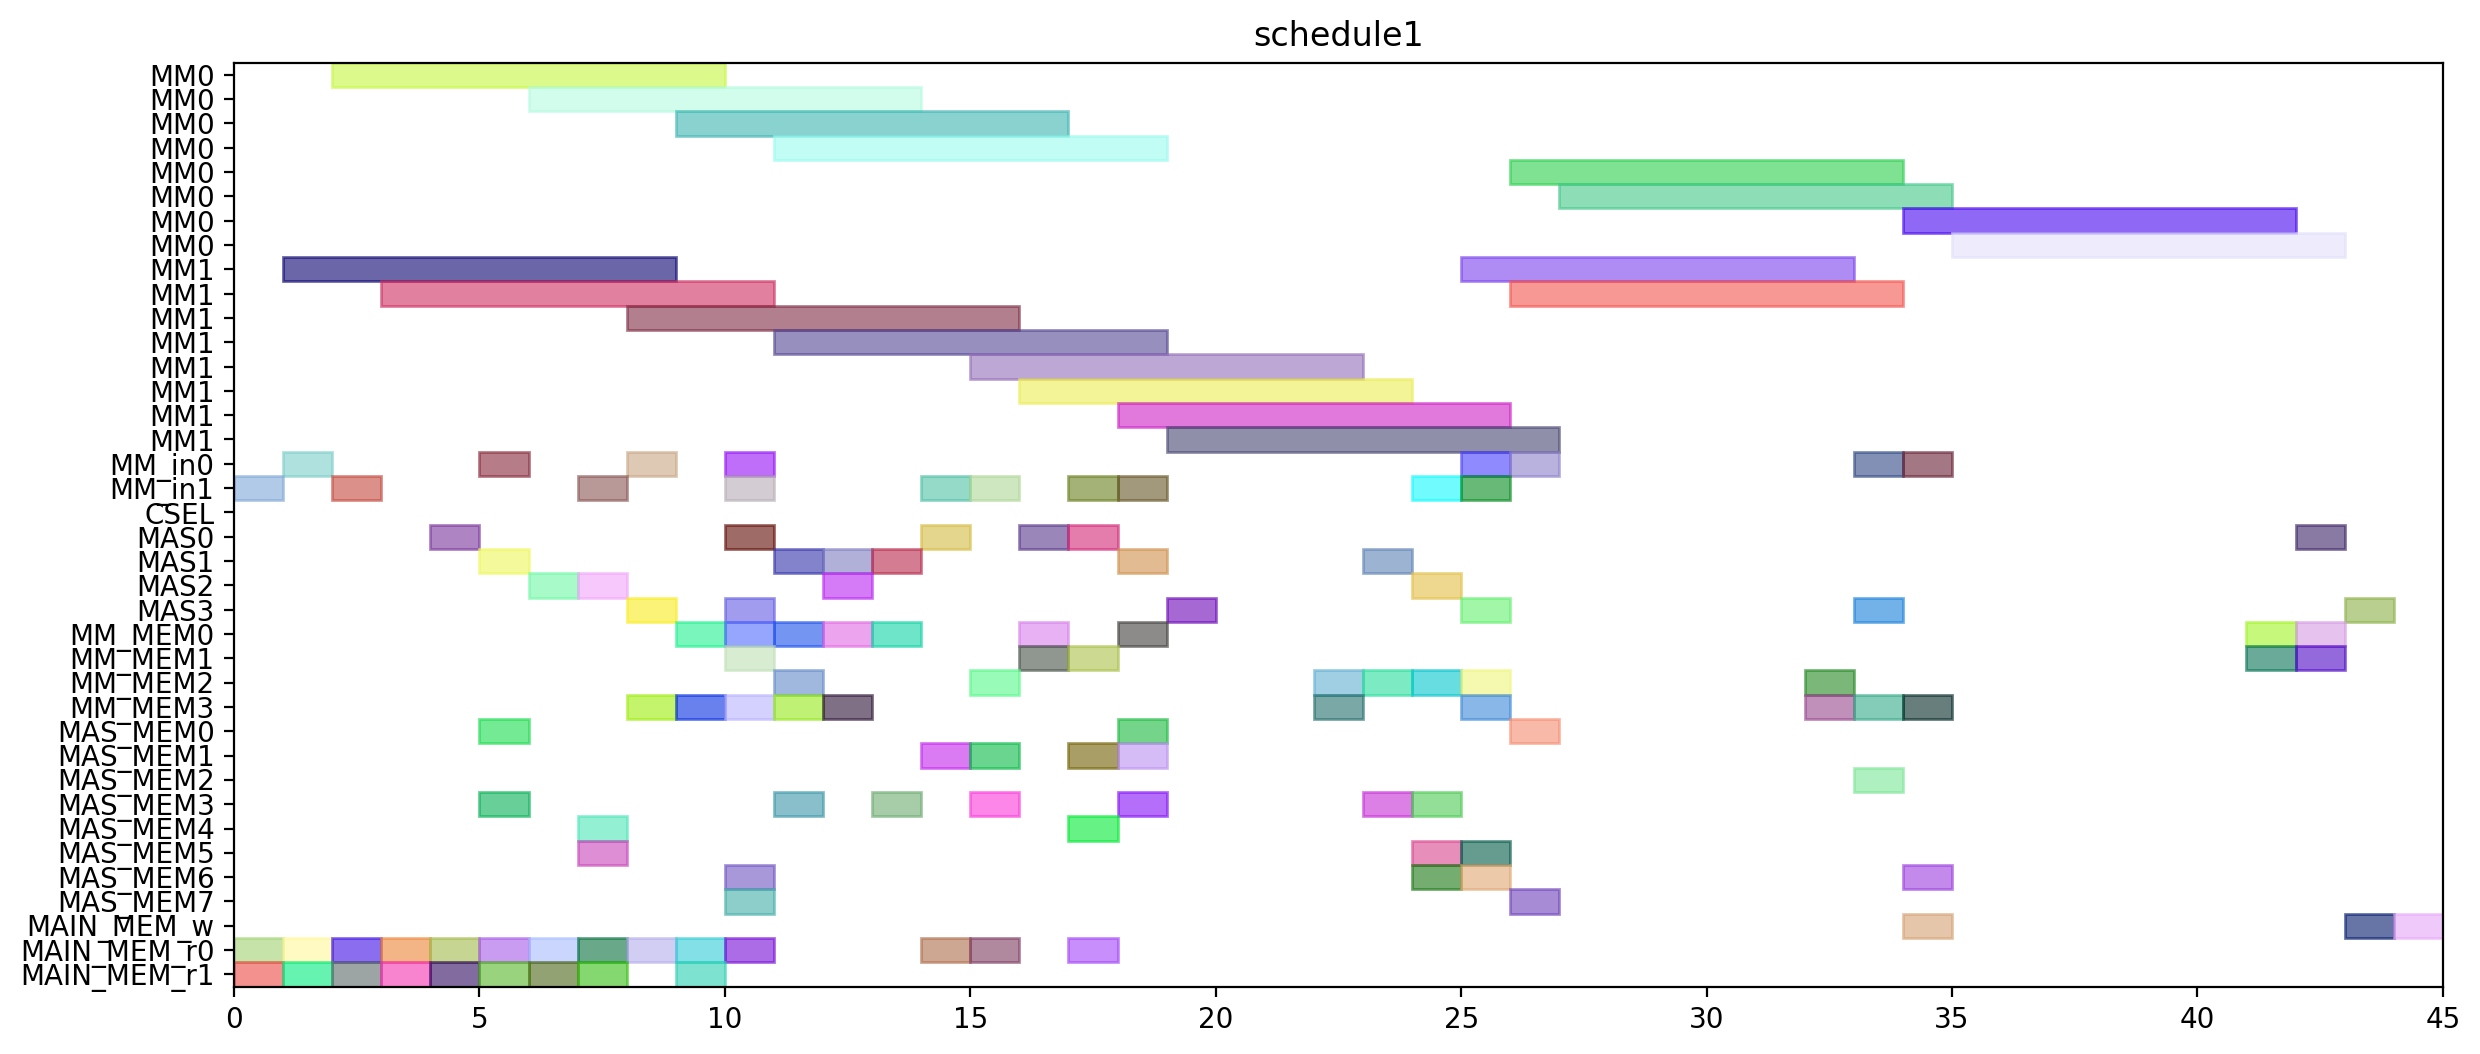

Recreate this plot in Python.
from pyschedule import Scenario, solvers, plotters, alt


def solve():
	horizon = 154
	S = Scenario("schedule1", horizon=horizon)

	# resource
	MM = S.Resources('MM', num=2, size=8)
	MM_in = S.Resources('MM_in', num=2)
	CSEL = S.Resource('CSEL')
	MAS = S.Resources('MAS', num=4, size=1, periods=range(1, horizon))
	MM_MEM = S.Resources('MM_MEM', num=4)
	MAS_MEM = S.Resources('MAS_MEM', num=8)
	MAIN_MEM_w = S.Resource('MAIN_MEM_w', size=1)
	MAIN_MEM_r = S.Resources('MAIN_MEM_r', num=2)

	# result of previous scheduling
	t2_in = S.Task('t2_in', length=1, delay_cost=1)
	S += t2_in >= 0
	t2_in += MM_in[1]

	t2_mem0 = S.Task('t2_mem0', length=1, delay_cost=1)
	S += t2_mem0 >= 0
	t2_mem0 += MAIN_MEM_r[0]

	t2_mem1 = S.Task('t2_mem1', length=1, delay_cost=1)
	S += t2_mem1 >= 0
	t2_mem1 += MAIN_MEM_r[1]

	t0_in = S.Task('t0_in', length=1, delay_cost=1)
	S += t0_in >= 1
	t0_in += MM_in[0]

	t0_mem0 = S.Task('t0_mem0', length=1, delay_cost=1)
	S += t0_mem0 >= 1
	t0_mem0 += MAIN_MEM_r[0]

	t0_mem1 = S.Task('t0_mem1', length=1, delay_cost=1)
	S += t0_mem1 >= 1
	t0_mem1 += MAIN_MEM_r[1]

	t2 = S.Task('t2', length=8, delay_cost=1)
	S += t2 >= 1
	t2 += MM[1]

	t0 = S.Task('t0', length=8, delay_cost=1)
	S += t0 >= 2
	t0 += MM[0]

	t1_in = S.Task('t1_in', length=1, delay_cost=1)
	S += t1_in >= 2
	t1_in += MM_in[1]

	t1_mem0 = S.Task('t1_mem0', length=1, delay_cost=1)
	S += t1_mem0 >= 2
	t1_mem0 += MAIN_MEM_r[0]

	t1_mem1 = S.Task('t1_mem1', length=1, delay_cost=1)
	S += t1_mem1 >= 2
	t1_mem1 += MAIN_MEM_r[1]

	t1 = S.Task('t1', length=8, delay_cost=1)
	S += t1 >= 3
	t1 += MM[1]

	t8_mem0 = S.Task('t8_mem0', length=1, delay_cost=1)
	S += t8_mem0 >= 3
	t8_mem0 += MAIN_MEM_r[0]

	t8_mem1 = S.Task('t8_mem1', length=1, delay_cost=1)
	S += t8_mem1 >= 3
	t8_mem1 += MAIN_MEM_r[1]

	t8 = S.Task('t8', length=1, delay_cost=1)
	S += t8 >= 4
	t8 += MAS[0]

	t9_mem0 = S.Task('t9_mem0', length=1, delay_cost=1)
	S += t9_mem0 >= 4
	t9_mem0 += MAIN_MEM_r[0]

	t9_mem1 = S.Task('t9_mem1', length=1, delay_cost=1)
	S += t9_mem1 >= 4
	t9_mem1 += MAIN_MEM_r[1]

	t10_in = S.Task('t10_in', length=1, delay_cost=1)
	S += t10_in >= 5
	t10_in += MM_in[0]

	t10_mem0 = S.Task('t10_mem0', length=1, delay_cost=1)
	S += t10_mem0 >= 5
	t10_mem0 += MAS_MEM[0]

	t10_mem1 = S.Task('t10_mem1', length=1, delay_cost=1)
	S += t10_mem1 >= 5
	t10_mem1 += MAS_MEM[3]

	t4_mem0 = S.Task('t4_mem0', length=1, delay_cost=1)
	S += t4_mem0 >= 5
	t4_mem0 += MAIN_MEM_r[0]

	t4_mem1 = S.Task('t4_mem1', length=1, delay_cost=1)
	S += t4_mem1 >= 5
	t4_mem1 += MAIN_MEM_r[1]

	t9 = S.Task('t9', length=1, delay_cost=1)
	S += t9 >= 5
	t9 += MAS[1]

	t10 = S.Task('t10', length=8, delay_cost=1)
	S += t10 >= 6
	t10 += MM[0]

	t3_mem0 = S.Task('t3_mem0', length=1, delay_cost=1)
	S += t3_mem0 >= 6
	t3_mem0 += MAIN_MEM_r[0]

	t3_mem1 = S.Task('t3_mem1', length=1, delay_cost=1)
	S += t3_mem1 >= 6
	t3_mem1 += MAIN_MEM_r[1]

	t4 = S.Task('t4', length=1, delay_cost=1)
	S += t4 >= 6
	t4 += MAS[2]

	t14_mem0 = S.Task('t14_mem0', length=1, delay_cost=1)
	S += t14_mem0 >= 7
	t14_mem0 += MAIN_MEM_r[0]

	t14_mem1 = S.Task('t14_mem1', length=1, delay_cost=1)
	S += t14_mem1 >= 7
	t14_mem1 += MAIN_MEM_r[1]

	t3 = S.Task('t3', length=1, delay_cost=1)
	S += t3 >= 7
	t3 += MAS[2]

	t5_in = S.Task('t5_in', length=1, delay_cost=1)
	S += t5_in >= 7
	t5_in += MM_in[1]

	t5_mem0 = S.Task('t5_mem0', length=1, delay_cost=1)
	S += t5_mem0 >= 7
	t5_mem0 += MAS_MEM[4]

	t5_mem1 = S.Task('t5_mem1', length=1, delay_cost=1)
	S += t5_mem1 >= 7
	t5_mem1 += MAS_MEM[5]

	t14 = S.Task('t14', length=1, delay_cost=1)
	S += t14 >= 8
	t14 += MAS[3]

	t26_in = S.Task('t26_in', length=1, delay_cost=1)
	S += t26_in >= 8
	t26_in += MM_in[0]

	t26_mem0 = S.Task('t26_mem0', length=1, delay_cost=1)
	S += t26_mem0 >= 8
	t26_mem0 += MAIN_MEM_r[0]

	t26_mem1 = S.Task('t26_mem1', length=1, delay_cost=1)
	S += t26_mem1 >= 8
	t26_mem1 += MM_MEM[3]

	t5 = S.Task('t5', length=8, delay_cost=1)
	S += t5 >= 8
	t5 += MM[1]

	t13_mem0 = S.Task('t13_mem0', length=1, delay_cost=1)
	S += t13_mem0 >= 9
	t13_mem0 += MAIN_MEM_r[0]

	t13_mem1 = S.Task('t13_mem1', length=1, delay_cost=1)
	S += t13_mem1 >= 9
	t13_mem1 += MAIN_MEM_r[1]

	t16_mem0 = S.Task('t16_mem0', length=1, delay_cost=1)
	S += t16_mem0 >= 9
	t16_mem0 += MM_MEM[0]

	t16_mem1 = S.Task('t16_mem1', length=1, delay_cost=1)
	S += t16_mem1 >= 9
	t16_mem1 += MM_MEM[3]

	t26 = S.Task('t26', length=8, delay_cost=1)
	S += t26 >= 9
	t26 += MM[0]

	t13 = S.Task('t13', length=1, delay_cost=1)
	S += t13 >= 10
	t13 += MAS[3]

	t15_in = S.Task('t15_in', length=1, delay_cost=1)
	S += t15_in >= 10
	t15_in += MM_in[0]

	t15_mem0 = S.Task('t15_mem0', length=1, delay_cost=1)
	S += t15_mem0 >= 10
	t15_mem0 += MAS_MEM[6]

	t15_mem1 = S.Task('t15_mem1', length=1, delay_cost=1)
	S += t15_mem1 >= 10
	t15_mem1 += MAS_MEM[7]

	t16 = S.Task('t16', length=1, delay_cost=1)
	S += t16 >= 10
	t16 += MAS[0]

	t19_in = S.Task('t19_in', length=1, delay_cost=1)
	S += t19_in >= 10
	t19_in += MM_in[1]

	t19_mem0 = S.Task('t19_mem0', length=1, delay_cost=1)
	S += t19_mem0 >= 10
	t19_mem0 += MAIN_MEM_r[0]

	t19_mem1 = S.Task('t19_mem1', length=1, delay_cost=1)
	S += t19_mem1 >= 10
	t19_mem1 += MM_MEM[3]

	t24_mem0 = S.Task('t24_mem0', length=1, delay_cost=1)
	S += t24_mem0 >= 10
	t24_mem0 += MM_MEM[0]

	t24_mem1 = S.Task('t24_mem1', length=1, delay_cost=1)
	S += t24_mem1 >= 10
	t24_mem1 += MM_MEM[1]

	t11_mem0 = S.Task('t11_mem0', length=1, delay_cost=1)
	S += t11_mem0 >= 11
	t11_mem0 += MM_MEM[2]

	t11_mem1 = S.Task('t11_mem1', length=1, delay_cost=1)
	S += t11_mem1 >= 11
	t11_mem1 += MM_MEM[3]

	t15 = S.Task('t15', length=8, delay_cost=1)
	S += t15 >= 11
	t15 += MM[0]

	t19 = S.Task('t19', length=8, delay_cost=1)
	S += t19 >= 11
	t19 += MM[1]

	t24 = S.Task('t24', length=1, delay_cost=1)
	S += t24 >= 11
	t24 += MAS[1]

	t25_mem0 = S.Task('t25_mem0', length=1, delay_cost=1)
	S += t25_mem0 >= 11
	t25_mem0 += MM_MEM[0]

	t25_mem1 = S.Task('t25_mem1', length=1, delay_cost=1)
	S += t25_mem1 >= 11
	t25_mem1 += MAS_MEM[3]

	t11 = S.Task('t11', length=1, delay_cost=1)
	S += t11 >= 12
	t11 += MAS[1]

	t25 = S.Task('t25', length=1, delay_cost=1)
	S += t25 >= 12
	t25 += MAS[2]

	t6_mem0 = S.Task('t6_mem0', length=1, delay_cost=1)
	S += t6_mem0 >= 12
	t6_mem0 += MM_MEM[0]

	t6_mem1 = S.Task('t6_mem1', length=1, delay_cost=1)
	S += t6_mem1 >= 12
	t6_mem1 += MM_MEM[3]

	t12_mem0 = S.Task('t12_mem0', length=1, delay_cost=1)
	S += t12_mem0 >= 13
	t12_mem0 += MM_MEM[0]

	t12_mem1 = S.Task('t12_mem1', length=1, delay_cost=1)
	S += t12_mem1 >= 13
	t12_mem1 += MAS_MEM[3]

	t6 = S.Task('t6', length=1, delay_cost=1)
	S += t6 >= 13
	t6 += MAS[1]

	t12 = S.Task('t12', length=1, delay_cost=1)
	S += t12 >= 14
	t12 += MAS[0]

	t18_in = S.Task('t18_in', length=1, delay_cost=1)
	S += t18_in >= 14
	t18_in += MM_in[1]

	t18_mem0 = S.Task('t18_mem0', length=1, delay_cost=1)
	S += t18_mem0 >= 14
	t18_mem0 += MAIN_MEM_r[0]

	t18_mem1 = S.Task('t18_mem1', length=1, delay_cost=1)
	S += t18_mem1 >= 14
	t18_mem1 += MAS_MEM[1]

	t18 = S.Task('t18', length=8, delay_cost=1)
	S += t18 >= 15
	t18 += MM[1]

	t27_in = S.Task('t27_in', length=1, delay_cost=1)
	S += t27_in >= 15
	t27_in += MM_in[1]

	t27_mem0 = S.Task('t27_mem0', length=1, delay_cost=1)
	S += t27_mem0 >= 15
	t27_mem0 += MAIN_MEM_r[0]

	t27_mem1 = S.Task('t27_mem1', length=1, delay_cost=1)
	S += t27_mem1 >= 15
	t27_mem1 += MAS_MEM[1]

	t7_mem0 = S.Task('t7_mem0', length=1, delay_cost=1)
	S += t7_mem0 >= 15
	t7_mem0 += MM_MEM[2]

	t7_mem1 = S.Task('t7_mem1', length=1, delay_cost=1)
	S += t7_mem1 >= 15
	t7_mem1 += MAS_MEM[3]

	t27 = S.Task('t27', length=8, delay_cost=1)
	S += t27 >= 16
	t27 += MM[1]

	t29_mem0 = S.Task('t29_mem0', length=1, delay_cost=1)
	S += t29_mem0 >= 16
	t29_mem0 += MM_MEM[0]

	t29_mem1 = S.Task('t29_mem1', length=1, delay_cost=1)
	S += t29_mem1 >= 16
	t29_mem1 += MM_MEM[1]

	t7 = S.Task('t7', length=1, delay_cost=1)
	S += t7 >= 16
	t7 += MAS[0]

	t28_mem0 = S.Task('t28_mem0', length=1, delay_cost=1)
	S += t28_mem0 >= 17
	t28_mem0 += MAS_MEM[4]

	t28_mem1 = S.Task('t28_mem1', length=1, delay_cost=1)
	S += t28_mem1 >= 17
	t28_mem1 += MM_MEM[1]

	t29 = S.Task('t29', length=1, delay_cost=1)
	S += t29 >= 17
	t29 += MAS[0]

	t30_in = S.Task('t30_in', length=1, delay_cost=1)
	S += t30_in >= 17
	t30_in += MM_in[1]

	t30_mem0 = S.Task('t30_mem0', length=1, delay_cost=1)
	S += t30_mem0 >= 17
	t30_mem0 += MAIN_MEM_r[0]

	t30_mem1 = S.Task('t30_mem1', length=1, delay_cost=1)
	S += t30_mem1 >= 17
	t30_mem1 += MAS_MEM[1]

	t17_mem0 = S.Task('t17_mem0', length=1, delay_cost=1)
	S += t17_mem0 >= 18
	t17_mem0 += MM_MEM[0]

	t17_mem1 = S.Task('t17_mem1', length=1, delay_cost=1)
	S += t17_mem1 >= 18
	t17_mem1 += MAS_MEM[1]

	t28 = S.Task('t28', length=1, delay_cost=1)
	S += t28 >= 18
	t28 += MAS[1]

	t30 = S.Task('t30', length=8, delay_cost=1)
	S += t30 >= 18
	t30 += MM[1]

	t35_in = S.Task('t35_in', length=1, delay_cost=1)
	S += t35_in >= 18
	t35_in += MM_in[1]

	t35_mem0 = S.Task('t35_mem0', length=1, delay_cost=1)
	S += t35_mem0 >= 18
	t35_mem0 += MAS_MEM[0]

	t35_mem1 = S.Task('t35_mem1', length=1, delay_cost=1)
	S += t35_mem1 >= 18
	t35_mem1 += MAS_MEM[3]

	t17 = S.Task('t17', length=1, delay_cost=1)
	S += t17 >= 19
	t17 += MAS[3]

	t35 = S.Task('t35', length=8, delay_cost=1)
	S += t35 >= 19
	t35 += MM[1]

	t20_mem0 = S.Task('t20_mem0', length=1, delay_cost=1)
	S += t20_mem0 >= 22
	t20_mem0 += MM_MEM[2]

	t20_mem1 = S.Task('t20_mem1', length=1, delay_cost=1)
	S += t20_mem1 >= 22
	t20_mem1 += MM_MEM[3]

	t20 = S.Task('t20', length=1, delay_cost=1)
	S += t20 >= 23
	t20 += MAS[1]

	t31_in = S.Task('t31_in', length=1, delay_cost=1)
	S += t31_in >= 25
	t31_in += MM_in[1]

	t31_mem0 = S.Task('t31_mem0', length=1, delay_cost=1)
	S += t31_mem0 >= 25
	t31_mem0 += MM_MEM[2]

	t31_mem1 = S.Task('t31_mem1', length=1, delay_cost=1)
	S += t31_mem1 >= 25
	t31_mem1 += MM_MEM[3]

	t31 = S.Task('t31', length=8, delay_cost=1)
	S += t31 >= 26
	t31 += MM[1]


	# new tasks
	t21 = S.Task('t21', length=1, delay_cost=1)
	t21 += alt(MAS)
	t21_mem0 = S.Task('t21_mem0', length=1, delay_cost=1)
	t21_mem0 += MM_MEM[2]
	S += 10 < t21_mem0
	S += t21_mem0 <= t21

	t21_mem1 = S.Task('t21_mem1', length=1, delay_cost=1)
	t21_mem1 += MAS_MEM[3]
	S += 23 < t21_mem1
	S += t21_mem1 <= t21

	t22 = S.Task('t22', length=1, delay_cost=1)
	t22 += alt(MAS)
	t22_mem0 = S.Task('t22_mem0', length=1, delay_cost=1)
	t22_mem0 += MM_MEM[2]
	S += 10 < t22_mem0
	S += t22_mem0 <= t22

	t22_mem1 = S.Task('t22_mem1', length=1, delay_cost=1)
	t22_mem1 += MAS_MEM[3]
	S += 23 < t22_mem1
	S += t22_mem1 <= t22

	t32 = S.Task('t32', length=8, delay_cost=1)
	t32 += alt(MM)
	t32_in = S.Task('t32_in', length=1, delay_cost=1)
	t32_in += alt(MM_in)
	S += t32_in*MM_in[0]<=t32*MM[0]
	S += t32_in*MM_in[1]<=t32*MM[1]
	t32_mem0 = S.Task('t32_mem0', length=1, delay_cost=1)
	t32_mem0 += MAS_MEM[2]
	S += 18 < t32_mem0
	S += t32_mem0 <= t32

	t32_mem1 = S.Task('t32_mem1', length=1, delay_cost=1)
	t32_mem1 += MM_MEM[3]
	S += 33 < t32_mem1
	S += t32_mem1 <= t32

	t33 = S.Task('t33', length=8, delay_cost=1)
	t33 += alt(MM)
	t33_in = S.Task('t33_in', length=1, delay_cost=1)
	t33_in += alt(MM_in)
	S += t33_in*MM_in[0]<=t33*MM[0]
	S += t33_in*MM_in[1]<=t33*MM[1]
	t33_mem0 = S.Task('t33_mem0', length=1, delay_cost=1)
	t33_mem0 += MAS_MEM[6]
	S += 19 < t33_mem0
	S += t33_mem0 <= t33

	t33_mem1 = S.Task('t33_mem1', length=1, delay_cost=1)
	t33_mem1 += MM_MEM[3]
	S += 33 < t33_mem1
	S += t33_mem1 <= t33

	t23 = S.Task('t23', length=8, delay_cost=1)
	t23 += alt(MM)
	t23_in = S.Task('t23_in', length=1, delay_cost=1)
	t23_in += alt(MM_in)
	S += t23_in*MM_in[0]<=t23*MM[0]
	S += t23_in*MM_in[1]<=t23*MM[1]
	t23_mem0 = S.Task('t23_mem0', length=1, delay_cost=1)
	t23_mem0 += alt(MAS_MEM)
	S += (t21*MAS[0])-1 < t23_mem0*MAS_MEM[0]
	S += (t21*MAS[1])-1 < t23_mem0*MAS_MEM[2]
	S += (t21*MAS[2])-1 < t23_mem0*MAS_MEM[4]
	S += (t21*MAS[3])-1 < t23_mem0*MAS_MEM[6]
	S += t23_mem0 <= t23

	t23_mem1 = S.Task('t23_mem1', length=1, delay_cost=1)
	t23_mem1 += alt(MAS_MEM)
	S += (t22*MAS[0])-1 < t23_mem1*MAS_MEM[1]
	S += (t22*MAS[1])-1 < t23_mem1*MAS_MEM[3]
	S += (t22*MAS[2])-1 < t23_mem1*MAS_MEM[5]
	S += (t22*MAS[3])-1 < t23_mem1*MAS_MEM[7]
	S += t23_mem1 <= t23

	t34 = S.Task('t34', length=8, delay_cost=1)
	t34 += alt(MM)
	t34_in = S.Task('t34_in', length=1, delay_cost=1)
	t34_in += alt(MM_in)
	S += t34_in*MM_in[0]<=t34*MM[0]
	S += t34_in*MM_in[1]<=t34*MM[1]
	t34_mem0 = S.Task('t34_mem0', length=1, delay_cost=1)
	t34_mem0 += MAS_MEM[0]
	S += 16 < t34_mem0
	S += t34_mem0 <= t34

	t34_mem1 = S.Task('t34_mem1', length=1, delay_cost=1)
	t34_mem1 += alt(MAS_MEM)
	S += (t21*MAS[0])-1 < t34_mem1*MAS_MEM[1]
	S += (t21*MAS[1])-1 < t34_mem1*MAS_MEM[3]
	S += (t21*MAS[2])-1 < t34_mem1*MAS_MEM[5]
	S += (t21*MAS[3])-1 < t34_mem1*MAS_MEM[7]
	S += t34_mem1 <= t34

	t36 = S.Task('t36', length=8, delay_cost=1)
	t36 += alt(MM)
	t36_in = S.Task('t36_in', length=1, delay_cost=1)
	t36_in += alt(MM_in)
	S += t36_in*MM_in[0]<=t36*MM[0]
	S += t36_in*MM_in[1]<=t36*MM[1]
	t36_mem0 = S.Task('t36_mem0', length=1, delay_cost=1)
	t36_mem0 += MAS_MEM[6]
	S += 19 < t36_mem0
	S += t36_mem0 <= t36

	t36_mem1 = S.Task('t36_mem1', length=1, delay_cost=1)
	t36_mem1 += alt(MAS_MEM)
	S += (t22*MAS[0])-1 < t36_mem1*MAS_MEM[1]
	S += (t22*MAS[1])-1 < t36_mem1*MAS_MEM[3]
	S += (t22*MAS[2])-1 < t36_mem1*MAS_MEM[5]
	S += (t22*MAS[3])-1 < t36_mem1*MAS_MEM[7]
	S += t36_mem1 <= t36

	PY_new = S.Task('PY_new', length=1, delay_cost=1)
	PY_new += alt(MAS)
	S += 0<PY_new

	PY_new_w = S.Task('PY_new_w', length=1, delay_cost=1)
	PY_new_w += alt(MAIN_MEM_w)
	S += PY_new <= PY_new_w

	PY_new_mem0 = S.Task('PY_new_mem0', length=1, delay_cost=1)
	PY_new_mem0 += alt(MM_MEM)
	S += (t23*MM[0])-1 < PY_new_mem0*MM_MEM[0]
	S += (t23*MM[1])-1 < PY_new_mem0*MM_MEM[2]
	S += PY_new_mem0 <= PY_new

	PY_new_mem1 = S.Task('PY_new_mem1', length=1, delay_cost=1)
	PY_new_mem1 += alt(MM_MEM)
	S += (t32*MM[0])-1 < PY_new_mem1*MM_MEM[1]
	S += (t32*MM[1])-1 < PY_new_mem1*MM_MEM[3]
	S += PY_new_mem1 <= PY_new

	PX_new = S.Task('PX_new', length=1, delay_cost=1)
	PX_new += alt(MAS)
	S += 0<PX_new

	PX_new_w = S.Task('PX_new_w', length=1, delay_cost=1)
	PX_new_w += alt(MAIN_MEM_w)
	S += PX_new <= PX_new_w

	PX_new_mem0 = S.Task('PX_new_mem0', length=1, delay_cost=1)
	PX_new_mem0 += alt(MM_MEM)
	S += (t34*MM[0])-1 < PX_new_mem0*MM_MEM[0]
	S += (t34*MM[1])-1 < PX_new_mem0*MM_MEM[2]
	S += PX_new_mem0 <= PX_new

	PX_new_mem1 = S.Task('PX_new_mem1', length=1, delay_cost=1)
	PX_new_mem1 += alt(MM_MEM)
	S += (t33*MM[0])-1 < PX_new_mem1*MM_MEM[1]
	S += (t33*MM[1])-1 < PX_new_mem1*MM_MEM[3]
	S += PX_new_mem1 <= PX_new

	PZ_new = S.Task('PZ_new', length=1, delay_cost=1)
	PZ_new += alt(MAS)
	S += 0<PZ_new

	PZ_new_w = S.Task('PZ_new_w', length=1, delay_cost=1)
	PZ_new_w += alt(MAIN_MEM_w)
	S += PZ_new <= PZ_new_w

	PZ_new_mem0 = S.Task('PZ_new_mem0', length=1, delay_cost=1)
	PZ_new_mem0 += alt(MM_MEM)
	S += (t36*MM[0])-1 < PZ_new_mem0*MM_MEM[0]
	S += (t36*MM[1])-1 < PZ_new_mem0*MM_MEM[2]
	S += PZ_new_mem0 <= PZ_new

	PZ_new_mem1 = S.Task('PZ_new_mem1', length=1, delay_cost=1)
	PZ_new_mem1 += MM_MEM[3]
	S += 26 < PZ_new_mem1
	S += PZ_new_mem1 <= PZ_new

	solvers.mip.solve(S,msg=1,kind='CPLEX',ratio_gap=1.01)

	solution = [['hoge']*len(S.solution()[1]) for i in range(len(S.solution()))]
	for i in range(len(S.solution())):
		for j in range(len(S.solution()[i])):
			solution[i][j]=str(S.solution()[i][j])
	print(solution)

	cycles = int(solution[-1][3])

	pic_file_name = "/home/mfukuda/ABE/multiRAM_multiMAS_16mux/scheduling_result/stage8MM2_stage1MAS4/EP_ADD_A_ANY/schedule1.png"
	if(S.solution() != []):
		plotters.matplotlib.plot(S,img_filename=pic_file_name, show_task_labels=False, fig_size=(cycles*0.25+3, 6))

	return solution
